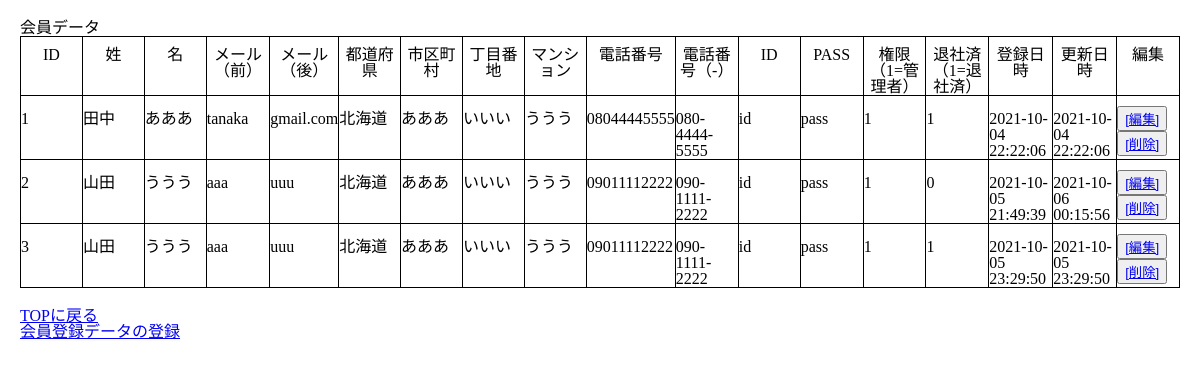
The app's page /read.php with its own data.
### tables this page shows
CREATE TABLE `gs_user_table` (
  `unique_code` int(12) NOT NULL,
  `fname` varchar(64) NOT NULL,
  `lname` varchar(64) NOT NULL,
  `mail1` varchar(128) NOT NULL,
  `mail2` varchar(128) NOT NULL,
  `address1` text NOT NULL,
  `address2` text NOT NULL,
  `address3` text NOT NULL,
  `address4` text NOT NULL,
  `phone` varchar(11) NOT NULL,
  `phone_hyoji` varchar(13) NOT NULL,
  `lid` varchar(128) NOT NULL,
  `lpw` varchar(64) NOT NULL,
  `kanri_fig` int(1) NOT NULL DEFAULT '0',
  `life_fig` int(1) NOT NULL DEFAULT '0',
  `reg_date` datetime NOT NULL,
  `up_date` datetime NOT NULL
);

### funcs.php (called while the page is built, shortened)
<?php
    function h($str)
    {
        return htmlspecialchars($str, ENT_QUOTES, 'UTF-8');
    }

### read.php (the view, shortened to what this page needs)
    <?php
        require_once('funcs.php');
        $pdo = db_conn();
    ?>
<!DOCTYPE html>
<html lang="ja">
    <head>
        <link rel="stylesheet" type="text/css" href="css/reset.css">
    </head>
        <header>
        <p>会員データ</p>
        </header>
    <body>
        <section>
            <table id="table">
                <tr>
                    <th>ID</th>
                    <th>姓</th>
                    <th>名</th>
                    <th>メール（前）</th>
                    <th>メール（後）</th>
                    <th>都道府県</th>
                    <th>市区町村</th>
                    <th>丁目番地</th>
                    <th>マンション</th>
                    <th>電話番号</th>
                    <th>電話番号（-）</th>
                    <th>ID</th>
                    <th>PASS</th>
                    <th>権限（1=管理者）</th>
                    <th>退社済（1=退社済）</th>
                    <th>登録日時</th>
                    <th>更新日時</th>
                    <th>編集</th>
                </tr>
                <?php
                        $stmt = $pdo->prepare("SELECT * FROM gs_user_table");
                        $status = $stmt->execute();
                        if ($status == false) {
                            sql_error($stmt);
                        }else{
                            while( $result = $stmt->fetch(PDO::FETCH_ASSOC)){
                                $p0 = h($result['unique_code']);
                                $p1 = h($result['fname']);
                                $p2 = h($result['lname']);
                                $p3 = h($result['mail1']);
                                $p4 = h($result['mail2']);
                                $p5 = h($result['address1']);
                                $p6 = h($result['address2']);
                                $p7 = h($result['address3']);
                                $p8 = h($result['address4']);
                                $p9 = h($result['phone']);
                                $p10 = h($result['phone_hyoji']);
                                $p11 = h($result['lid']);
                                $p12 = h($result['lpw']);
                                $p13 = h($result['kanri_fig']);
                                $p14 = h($result['life_fig']);
                                $p15 = h($result['reg_date']);
                                $p16 = h($result['up_date']);
                                $row = <<<EOM
                                    <tr>
                                        <td>$p0</td>
                                        <td>$p1</td>
                                        <td>$p2</td>
                                        <td>$p3</td>
                                        <td>$p4</td>
                                        <td>$p5</td>
                                        <td>$p6</td>
                                        <td>$p7</td>
                                        <td>$p8</td>
                                        <td>$p9</td>
                                        <td>$p10</td>
                                        <td>$p11</td>
                                        <td>$p12</td>
                                        <td>$p13</td>
                                        <td>$p14</td>
                                        <td>$p15</td>
                                        <td>$p16</td>
                                        <td><button><a href="update.php?unique_code=$p0">[編集]</button><button><a href="delete.php?unique_code=$p0">[削除]</button></td>
                                    </tr>
                                EOM;
                                echo $row;
                            };
                        };
                ?>
            </table>
        </section>
        <ul>
            <li><p><a href="index.php">TOPに戻る</a></p></li>
            <li><p><a href="post.php">会員登録データの登録</a></p></li>
        </ul>
    </body>
</html>

### read.php (style rules this page uses)
html { margin:20px 20px 20px 20px; }
section { margin:0 0 20px 0; }
tr { width:100%; }
td,th { align-items:center; border:1px solid; width:5.55%; height:20px; padding:10px 0 0 0; }

### records on screen
gs_user_table: unique_code "1", fname "田中", lname "あああ", mail1 "tanaka", mail2 "gmail.com", address1 "北海道", address2 "あああ", address3 "いいい", address4 "ううう", phone "08044445555", phone_hyoji "080-4444-5555", lid "id", lpw "pass", kanri_fig "1", life_fig "1", reg_date "2021-10-04 22:22:06", up_date "2021-10-04 22:22:06"
gs_user_table: unique_code "2", fname "山田", lname "ううう", mail1 "aaa", mail2 "uuu", address1 "北海道", address2 "あああ", address3 "いいい", address4 "ううう", phone "09011112222", phone_hyoji "090-1111-2222", lid "id", lpw "pass", kanri_fig "1", life_fig "0", reg_date "2021-10-05 21:49:39", up_date "2021-10-06 00:15:56"
gs_user_table: unique_code "3", fname "山田", lname "ううう", mail1 "aaa", mail2 "uuu", address1 "北海道", address2 "あああ", address3 "いいい", address4 "ううう", phone "09011112222", phone_hyoji "090-1111-2222", lid "id", lpw "pass", kanri_fig "1", life_fig "1", reg_date "2021-10-05 23:29:50", up_date "2021-10-05 23:29:50"
